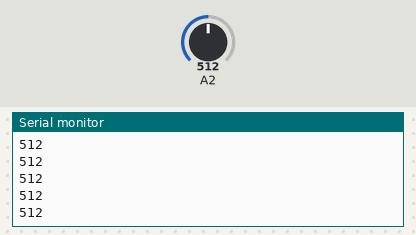
Bench run of a sketch on a simulated Arduino Uno, built with avr-gcc and run on an emulated ATmega328P. Shown: the last lines printed to the serial monitor. Inputs (shaded band) come from the test bench; at power-on: A2 = 512.

Above: at 1.2 s.
1.3 s: A2 set to 716
At 1.31 s:
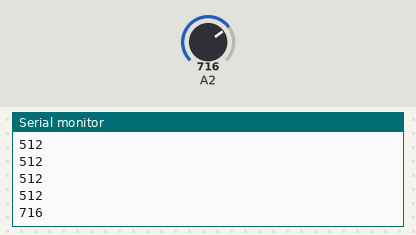
2.8 s: A2 set to 900
At 2.81 s:
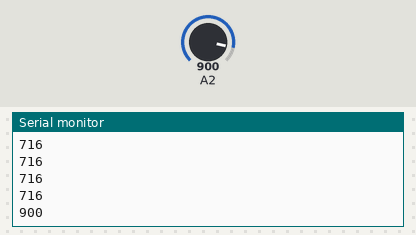
Timing chart, 0 to 5.8 s (numbered marks = the images above; inputs shaded):
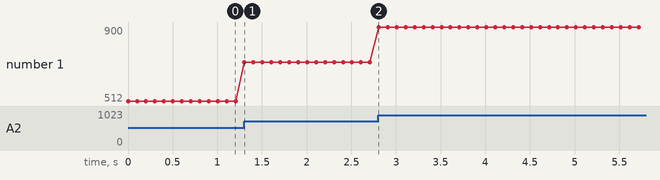

Measured:
- after the input at 1.3 s, the serial monitor: prints a new line at once (image 1)
- after the input at 2.8 s, the serial monitor: prints a new line at once (image 2)
- plotted number 1: 512 → 716 after the input at 1.3 s, 716 → 900 after the input at 2.8 s

The sketch:

analog_light_sensor.ino
```cpp
void setup()
{


  Serial.begin(9600); // open serial port, set the baud rate to 9600 bps
}
void loop()
{
      int lightval;
      lightval=analogRead(10);   //connect mic sensor to Analog 0
      Serial.println(lightval,DEC);//print the sound value to serial
      delay(100);
}
```
